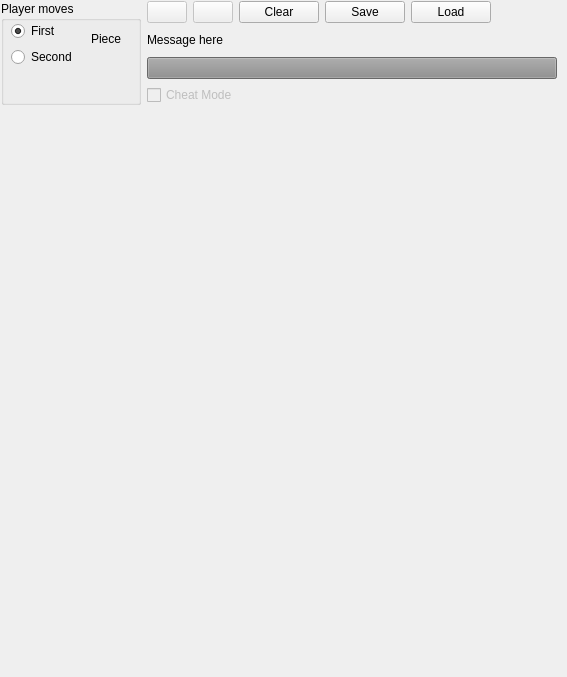
<ui version="4.0" >
 <class>gomokuClass</class>
 <widget class="QWidget" name="gomokuClass" >
  <property name="geometry" >
   <rect>
    <x>0</x>
    <y>0</y>
    <width>567</width>
    <height>677</height>
   </rect>
  </property>
  <property name="sizePolicy" >
   <sizepolicy vsizetype="Fixed" hsizetype="Fixed" >
    <horstretch>0</horstretch>
    <verstretch>0</verstretch>
   </sizepolicy>
  </property>
  <property name="minimumSize" >
   <size>
    <width>567</width>
    <height>677</height>
   </size>
  </property>
  <property name="windowTitle" >
   <string>Cute Gomoku</string>
  </property>
  <widget class="QWidget" name="layoutWidget" >
   <property name="geometry" >
    <rect>
     <x>1</x>
     <y>1</y>
     <width>567</width>
     <height>675</height>
    </rect>
   </property>
   <layout class="QGridLayout" >
    <property name="horizontalSpacing" >
     <number>-1</number>
    </property>
    <item row="0" column="0" >
     <widget class="QGroupBox" name="groupBox" >
      <property name="sizePolicy" >
       <sizepolicy vsizetype="Preferred" hsizetype="Preferred" >
        <horstretch>0</horstretch>
        <verstretch>0</verstretch>
       </sizepolicy>
      </property>
      <property name="minimumSize" >
       <size>
        <width>140</width>
        <height>0</height>
       </size>
      </property>
      <property name="title" >
       <string>Player moves</string>
      </property>
      <widget class="QLabel" name="playersPiece" >
       <property name="geometry" >
        <rect>
         <x>90</x>
         <y>20</y>
         <width>35</width>
         <height>35</height>
        </rect>
       </property>
       <property name="minimumSize" >
        <size>
         <width>35</width>
         <height>35</height>
        </size>
       </property>
       <property name="maximumSize" >
        <size>
         <width>35</width>
         <height>35</height>
        </size>
       </property>
       <property name="text" >
        <string>Piece</string>
       </property>
       <property name="margin" >
        <number>0</number>
       </property>
      </widget>
      <widget class="QWidget" name="" >
       <property name="geometry" >
        <rect>
         <x>10</x>
         <y>20</y>
         <width>65</width>
         <height>48</height>
        </rect>
       </property>
       <layout class="QVBoxLayout" >
        <item>
         <widget class="QRadioButton" name="firstButton" >
          <property name="sizePolicy" >
           <sizepolicy vsizetype="Fixed" hsizetype="Preferred" >
            <horstretch>0</horstretch>
            <verstretch>0</verstretch>
           </sizepolicy>
          </property>
          <property name="text" >
           <string>First</string>
          </property>
          <property name="checked" >
           <bool>true</bool>
          </property>
         </widget>
        </item>
        <item>
         <widget class="QRadioButton" name="secondButton" >
          <property name="sizePolicy" >
           <sizepolicy vsizetype="Fixed" hsizetype="Preferred" >
            <horstretch>0</horstretch>
            <verstretch>0</verstretch>
           </sizepolicy>
          </property>
          <property name="text" >
           <string>Second</string>
          </property>
         </widget>
        </item>
       </layout>
      </widget>
     </widget>
    </item>
    <item row="0" column="1" >
     <layout class="QVBoxLayout" >
      <item>
       <layout class="QHBoxLayout" >
        <property name="rightMargin" >
         <number>0</number>
        </property>
        <item>
         <widget class="QPushButton" name="backwardButton" >
          <property name="enabled" >
           <bool>false</bool>
          </property>
          <property name="sizePolicy" >
           <sizepolicy vsizetype="Fixed" hsizetype="Minimum" >
            <horstretch>0</horstretch>
            <verstretch>0</verstretch>
           </sizepolicy>
          </property>
          <property name="text" >
           <string/>
          </property>
          <property name="icon" >
           <iconset resource="images.qrc" >:/new/prefix1/lefta.png</iconset>
          </property>
         </widget>
        </item>
        <item>
         <widget class="QPushButton" name="forwardButton" >
          <property name="enabled" >
           <bool>false</bool>
          </property>
          <property name="icon" >
           <iconset resource="images.qrc" >:/new/prefix1/righta.png</iconset>
          </property>
         </widget>
        </item>
        <item>
         <widget class="QPushButton" name="clearButton" >
          <property name="enabled" >
           <bool>true</bool>
          </property>
          <property name="text" >
           <string>Clear</string>
          </property>
         </widget>
        </item>
        <item>
         <widget class="QPushButton" name="saveButton" >
          <property name="enabled" >
           <bool>true</bool>
          </property>
          <property name="text" >
           <string>Save</string>
          </property>
         </widget>
        </item>
        <item>
         <widget class="QPushButton" name="loadButton" >
          <property name="enabled" >
           <bool>true</bool>
          </property>
          <property name="text" >
           <string>Load</string>
          </property>
         </widget>
        </item>
        <item>
         <spacer>
          <property name="orientation" >
           <enum>Qt::Horizontal</enum>
          </property>
          <property name="sizeType" >
           <enum>QSizePolicy::Expanding</enum>
          </property>
          <property name="sizeHint" >
           <size>
            <width>10</width>
            <height>20</height>
           </size>
          </property>
         </spacer>
        </item>
       </layout>
      </item>
      <item>
       <widget class="QLabel" name="messageBox" >
        <property name="maximumSize" >
         <size>
          <width>410</width>
          <height>16777215</height>
         </size>
        </property>
        <property name="text" >
         <string>Message here</string>
        </property>
       </widget>
      </item>
      <item>
       <widget class="QProgressBar" name="pbAIThinking" >
        <property name="enabled" >
         <bool>false</bool>
        </property>
        <property name="sizePolicy" >
         <sizepolicy vsizetype="Fixed" hsizetype="Preferred" >
          <horstretch>0</horstretch>
          <verstretch>0</verstretch>
         </sizepolicy>
        </property>
        <property name="maximumSize" >
         <size>
          <width>410</width>
          <height>16777215</height>
         </size>
        </property>
        <property name="value" >
         <number>100</number>
        </property>
        <property name="textVisible" >
         <bool>false</bool>
        </property>
       </widget>
      </item>
      <item>
       <widget class="QCheckBox" name="checkBoxCheatMode" >
        <property name="enabled" >
         <bool>false</bool>
        </property>
        <property name="maximumSize" >
         <size>
          <width>410</width>
          <height>16777215</height>
         </size>
        </property>
        <property name="text" >
         <string>Cheat Mode</string>
        </property>
       </widget>
      </item>
     </layout>
    </item>
    <item row="1" column="0" colspan="2" >
     <widget class="QLabel" name="gameBoard" >
      <property name="minimumSize" >
       <size>
        <width>565</width>
        <height>565</height>
       </size>
      </property>
      <property name="maximumSize" >
       <size>
        <width>565</width>
        <height>565</height>
       </size>
      </property>
      <property name="text" >
       <string/>
      </property>
      <property name="pixmap" >
       <pixmap resource="images.qrc" >:/new/prefix1/gomokub.png</pixmap>
      </property>
     </widget>
    </item>
   </layout>
  </widget>
 </widget>
 <resources>
  <include location="images.qrc" />
 </resources>
 <connections/>
</ui>
